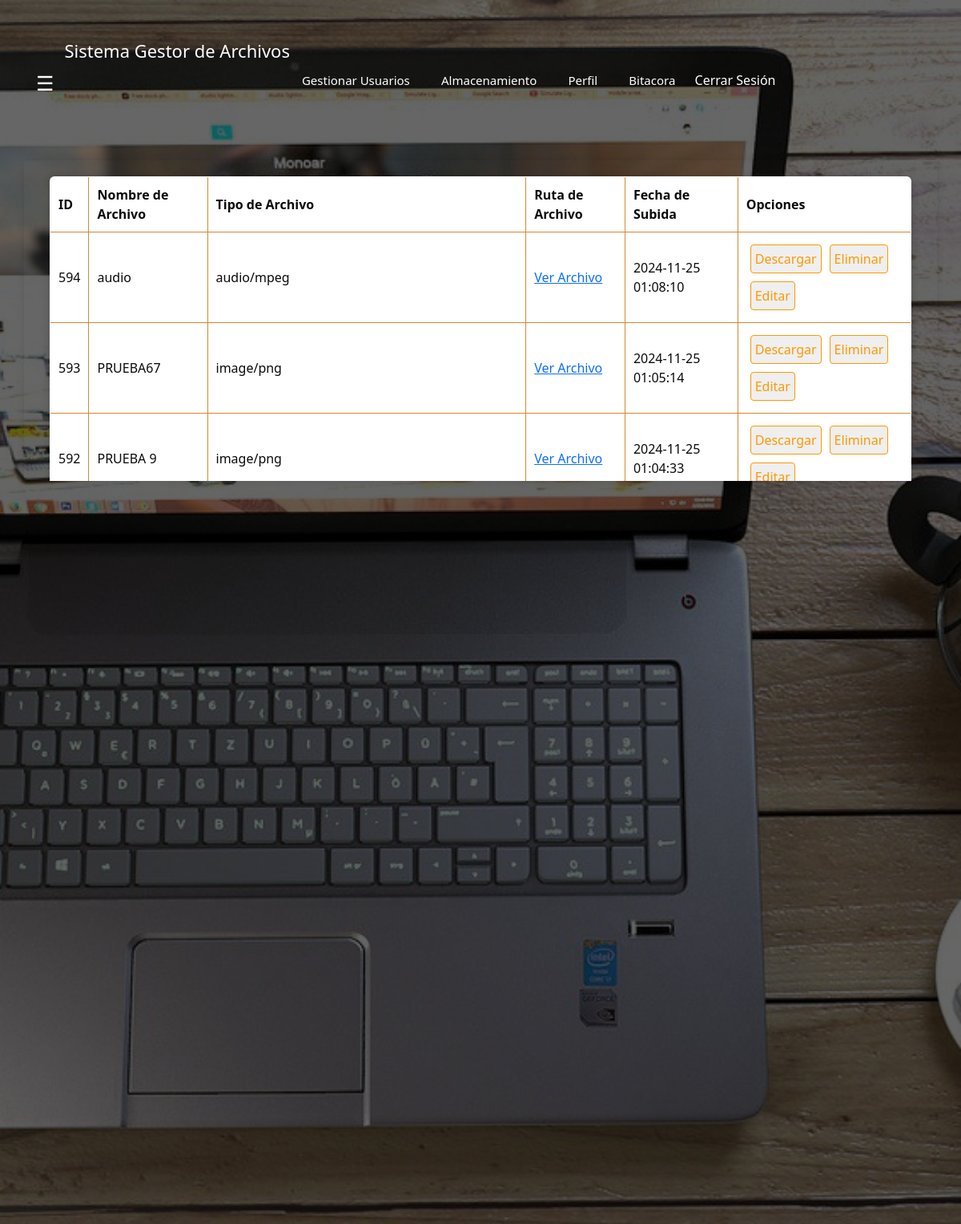
Page /php/principal.php (signed in) on the committed database.
### tables this page shows
CREATE TABLE `archivos` (
  `id` int(11) NOT NULL,
  `nombre_archivo` varchar(255) NOT NULL,
  `ruta_archivo` varchar(255) NOT NULL,
  `fecha_subida` timestamp NOT NULL DEFAULT current_timestamp() ON UPDATE current_timestamp(),
  `tipo_archivo` varchar(55) NOT NULL
);

### php/consultar_archivos.php (the view, shortened to what this page needs)
<?php
include 'conexion_be.php';
$query = "SELECT * FROM archivos ORDER BY fecha_subida DESC";
$result = mysqli_query($conexion, $query);
if ($result) {
    while (
        $row = mysqli_fetch_assoc($result)) {
            echo "<tr>";
            echo "<td>" . htmlspecialchars($row['id']) . "</td>";
            echo "<td>" . htmlspecialchars($row['nombre_archivo']) . "</td>";
            echo "<td>" . htmlspecialchars($row['tipo_archivo']) . "</td>";
            echo "<td><a href='" . htmlspecialchars($row['ruta_archivo']) . "' target='_blank'>Ver Archivo</a></td>";
            echo "<td>" . htmlspecialchars($row['fecha_subida']) . "</td>";
            echo "<td>";
            echo "<button onclick='descargarArchivo('" . $row['ruta_archivo'] . "')'>Descargar</button>";
            echo "<button onclick='eliminarArchivo(" . $row['id'] . ")'>Eliminar</button>";
            echo "<button onclick='editarArchivo(" . $row['id'] . ")'>Editar</button>";
            echo "</td>";
            echo "</tr>";
        }
        }
            else {
                echo "Error al realizar la consulta: " . mysqli_error($conexion); }
?>

### php/cabecera.php (shortened to what this page needs)
<!DOCTYPE html>
<html lang="en">
<head>
    <link rel="stylesheet" href="../assets/css/style.css">
    <link href="https://cdn.jsdelivr.net/npm/bootstrap@5.1.0/dist/css/bootstrap.min.css" rel="stylesheet">
</head>
</html>

### php/principal.php (shortened to what this page needs)
<?php
include 'registrar_accion.php';
include 'cabecera.php';
?>
<!DOCTYPE html>
<html lang="es">
<head>
</head>
<body class="body_dashboard">
    <div class="container table-container">
    <table class="tabla">
        <thead>
            <tr>
                <th>ID</th>
                <th>Nombre de Archivo</th>
                <th>Tipo de Archivo</th>
                <th>Ruta de Archivo</th>
                <th>Fecha de Subida</th>
                <th>Opciones</th>
            </tr>
        </thead>
        <tbody id="tabla-archivos">
            <?php
            include 'consultar_archivos.php';
            ?>
        </tbody>
    </table>
    </div>
    <header class="header">
      <div class="container">
        <div class="btn-menu">
          <label for="btn-menu">☰</label>
        </div>
        <div class="logo">
          <h1>Sistema Gestor de Archivos</h1>
        </div>
        <nav class="menu">
        <a href="gestion_usuarios.php">Gestionar Usuarios</a>
          <a href="#">Almacenamiento</a>
          <a href="#">Perfil</a>
          <a href="ver_bitacora.php">Bitacora</a>
          <button onclick="confirmLogout()" class="logout_btn">Cerrar Sesión</button>
        </nav>
      </div>
    </header>
    <div class="capa">
    </div>
  </body>
</html>

### assets/css/style.css (style rules this page uses)
:root { --primary-color: rgb(255, 188, 105); --primary-color-dark: #d3892f; --text-dark: #0c0a09; --text-light: #717171; --white: #ffffff; --max-width: 1200px; }
* { margin: 0; padding: 0; box-sizing: border-box; text-decoration: none; }
label { padding: 3px; display: block; margin-bottom: 5px; color: #d3892f; }
.capa { position: fixed; width: 100%; height: 100vh; background: rgba(0, 0, 0, 0.6); z-index: -1; top: 0; left: 0; }
.header { width: 100%; height: 100px; position: fixed; top: 0; left: 0; }
.container { width: 90%; max-width: 1200px; margin: 50px auto 0; }
.container .btn-menu, .logo { float: left; line-height: 100px; }
.container .btn-menu label { color: #fff; font-size: 25px; cursor: pointer; }
.logo h1 { color: #fff; font-weight: 400; font-size: 22px; margin-left: 10px; }
.container .menu { float: right; line-height: 100px; }
.container .menu a { display: inline-block; padding: 15px; line-height: normal; text-decoration: none; color: #fff; transition: all 0.3s ease; border-bottom: 2px solid transparent; font-size: 15px; margin-right: 5px; }
.container { width: 100%; display: flex; max-width: 1100px; }

### php/principal.php (style rules this page uses)
.body_dashboard { background-image: url(../assets/image/photo_5033033224133127559_y.jpg); background-attachment: fixed; background-size: cover; background-position: center; background-repeat: no-repeat; }
table { border-collapse: collapse; width: 100%; margin: 20px; border-radius: 6px; overflow: hidden; background: #fff; box-shadow: 0px 1px 10px rgba(0,0,0,0.2); cursor: default; transition: all 400ms ease; margin-top: 20px; }
table, th, td { border: 1px solid black; border-color: #d3892f; }
th, td { padding: 10px; text-align: left; color: #0c0a09; }
.tabla button { text-decoration: none; display: inline-block; padding: 5px; color: #ff9900; border: 1px solid #ff9900; border-radius: 4px; transition: all 400ms ease; margin: 5px; }
.logout_btn { background: none; border: none; color: #ffffff; }
.table-container { max-height: 400px; overflow-y: scroll; border: none; margin-top: 200px; margin-bottom: 5px; box-shadow: 0 0 10px rgba(0, 0, 0, 0.1); }

### rows in the picture
archivos: id "594", nombre_archivo "audio", tipo_archivo "audio/mpeg", fecha_subida "2024-11-25 01:08:10"
archivos: id "593", nombre_archivo "PRUEBA67", tipo_archivo "image/png", fecha_subida "2024-11-25 01:05:14"
archivos: id "592", nombre_archivo "PRUEBA 9", tipo_archivo "image/png", fecha_subida "2024-11-25 01:04:33"
